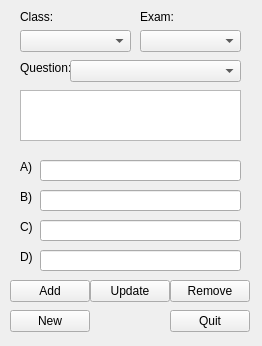
<?xml version="1.0" encoding="UTF-8"?>
<ui version="4.0">
 <class>includeExam</class>
 <widget class="QWidget" name="includeExam">
  <property name="geometry">
   <rect>
    <x>0</x>
    <y>0</y>
    <width>262</width>
    <height>346</height>
   </rect>
  </property>
  <property name="minimumSize">
   <size>
    <width>262</width>
    <height>346</height>
   </size>
  </property>
  <property name="maximumSize">
   <size>
    <width>262</width>
    <height>346</height>
   </size>
  </property>
  <property name="windowTitle">
   <string>Form</string>
  </property>
  <widget class="QComboBox" name="examDropbox">
   <property name="geometry">
    <rect>
     <x>140</x>
     <y>30</y>
     <width>101</width>
     <height>22</height>
    </rect>
   </property>
  </widget>
  <widget class="QComboBox" name="courseDropbox">
   <property name="geometry">
    <rect>
     <x>20</x>
     <y>30</y>
     <width>111</width>
     <height>22</height>
    </rect>
   </property>
  </widget>
  <widget class="QLabel" name="classLabel">
   <property name="geometry">
    <rect>
     <x>20</x>
     <y>10</y>
     <width>47</width>
     <height>14</height>
    </rect>
   </property>
   <property name="text">
    <string>Class:</string>
   </property>
  </widget>
  <widget class="QLabel" name="examLabel">
   <property name="geometry">
    <rect>
     <x>140</x>
     <y>10</y>
     <width>47</width>
     <height>14</height>
    </rect>
   </property>
   <property name="text">
    <string>Exam:</string>
   </property>
  </widget>
  <widget class="QTextEdit" name="questionTextbox">
   <property name="geometry">
    <rect>
     <x>20</x>
     <y>90</y>
     <width>221</width>
     <height>51</height>
    </rect>
   </property>
  </widget>
  <widget class="QLabel" name="questionLabel">
   <property name="geometry">
    <rect>
     <x>20</x>
     <y>60</y>
     <width>61</width>
     <height>16</height>
    </rect>
   </property>
   <property name="text">
    <string>Question:</string>
   </property>
  </widget>
  <widget class="QLabel" name="aLabel">
   <property name="geometry">
    <rect>
     <x>20</x>
     <y>160</y>
     <width>47</width>
     <height>14</height>
    </rect>
   </property>
   <property name="text">
    <string>A)</string>
   </property>
  </widget>
  <widget class="QLabel" name="bLabel">
   <property name="geometry">
    <rect>
     <x>20</x>
     <y>190</y>
     <width>47</width>
     <height>14</height>
    </rect>
   </property>
   <property name="text">
    <string>B)</string>
   </property>
  </widget>
  <widget class="QLabel" name="cLabel">
   <property name="geometry">
    <rect>
     <x>20</x>
     <y>220</y>
     <width>47</width>
     <height>14</height>
    </rect>
   </property>
   <property name="text">
    <string>C)</string>
   </property>
  </widget>
  <widget class="QLabel" name="dLabel">
   <property name="geometry">
    <rect>
     <x>20</x>
     <y>250</y>
     <width>47</width>
     <height>14</height>
    </rect>
   </property>
   <property name="text">
    <string>D)</string>
   </property>
  </widget>
  <widget class="QLineEdit" name="answerA">
   <property name="geometry">
    <rect>
     <x>40</x>
     <y>160</y>
     <width>201</width>
     <height>21</height>
    </rect>
   </property>
  </widget>
  <widget class="QLineEdit" name="answerB">
   <property name="geometry">
    <rect>
     <x>40</x>
     <y>190</y>
     <width>201</width>
     <height>21</height>
    </rect>
   </property>
  </widget>
  <widget class="QLineEdit" name="answerC">
   <property name="geometry">
    <rect>
     <x>40</x>
     <y>220</y>
     <width>201</width>
     <height>21</height>
    </rect>
   </property>
  </widget>
  <widget class="QLineEdit" name="answerD">
   <property name="geometry">
    <rect>
     <x>40</x>
     <y>250</y>
     <width>201</width>
     <height>21</height>
    </rect>
   </property>
  </widget>
  <widget class="QComboBox" name="comboBox">
   <property name="geometry">
    <rect>
     <x>70</x>
     <y>60</y>
     <width>171</width>
     <height>22</height>
    </rect>
   </property>
  </widget>
  <widget class="QPushButton" name="quitButton">
   <property name="geometry">
    <rect>
     <x>170</x>
     <y>310</y>
     <width>80</width>
     <height>22</height>
    </rect>
   </property>
   <property name="text">
    <string>Quit</string>
   </property>
  </widget>
  <widget class="QPushButton" name="addButton">
   <property name="geometry">
    <rect>
     <x>10</x>
     <y>280</y>
     <width>80</width>
     <height>22</height>
    </rect>
   </property>
   <property name="text">
    <string>Add</string>
   </property>
  </widget>
  <widget class="QPushButton" name="updateButton">
   <property name="geometry">
    <rect>
     <x>90</x>
     <y>280</y>
     <width>80</width>
     <height>22</height>
    </rect>
   </property>
   <property name="text">
    <string>Update</string>
   </property>
  </widget>
  <widget class="QPushButton" name="removeButton">
   <property name="geometry">
    <rect>
     <x>170</x>
     <y>280</y>
     <width>80</width>
     <height>22</height>
    </rect>
   </property>
   <property name="text">
    <string>Remove</string>
   </property>
  </widget>
  <widget class="QPushButton" name="newButton">
   <property name="geometry">
    <rect>
     <x>10</x>
     <y>310</y>
     <width>80</width>
     <height>22</height>
    </rect>
   </property>
   <property name="text">
    <string>New</string>
   </property>
  </widget>
 </widget>
 <resources/>
 <connections>
  <connection>
   <sender>addButton</sender>
   <signal>clicked()</signal>
   <receiver>addButton</receiver>
   <slot>close()</slot>
   <hints>
    <hint type="sourcelabel">
     <x>49</x>
     <y>290</y>
    </hint>
    <hint type="destinationlabel">
     <x>49</x>
     <y>290</y>
    </hint>
   </hints>
  </connection>
  <connection>
   <sender>updateButton</sender>
   <signal>clicked()</signal>
   <receiver>updateButton</receiver>
   <slot>close()</slot>
   <hints>
    <hint type="sourcelabel">
     <x>129</x>
     <y>290</y>
    </hint>
    <hint type="destinationlabel">
     <x>129</x>
     <y>290</y>
    </hint>
   </hints>
  </connection>
  <connection>
   <sender>removeButton</sender>
   <signal>clicked()</signal>
   <receiver>removeButton</receiver>
   <slot>close()</slot>
   <hints>
    <hint type="sourcelabel">
     <x>209</x>
     <y>290</y>
    </hint>
    <hint type="destinationlabel">
     <x>209</x>
     <y>290</y>
    </hint>
   </hints>
  </connection>
  <connection>
   <sender>newButton</sender>
   <signal>clicked()</signal>
   <receiver>newButton</receiver>
   <slot>close()</slot>
   <hints>
    <hint type="sourcelabel">
     <x>49</x>
     <y>320</y>
    </hint>
    <hint type="destinationlabel">
     <x>49</x>
     <y>320</y>
    </hint>
   </hints>
  </connection>
  <connection>
   <sender>quitButton</sender>
   <signal>clicked()</signal>
   <receiver>includeExam</receiver>
   <slot>close()</slot>
   <hints>
    <hint type="sourcelabel">
     <x>209</x>
     <y>320</y>
    </hint>
    <hint type="destinationlabel">
     <x>130</x>
     <y>172</y>
    </hint>
   </hints>
  </connection>
 </connections>
</ui>
